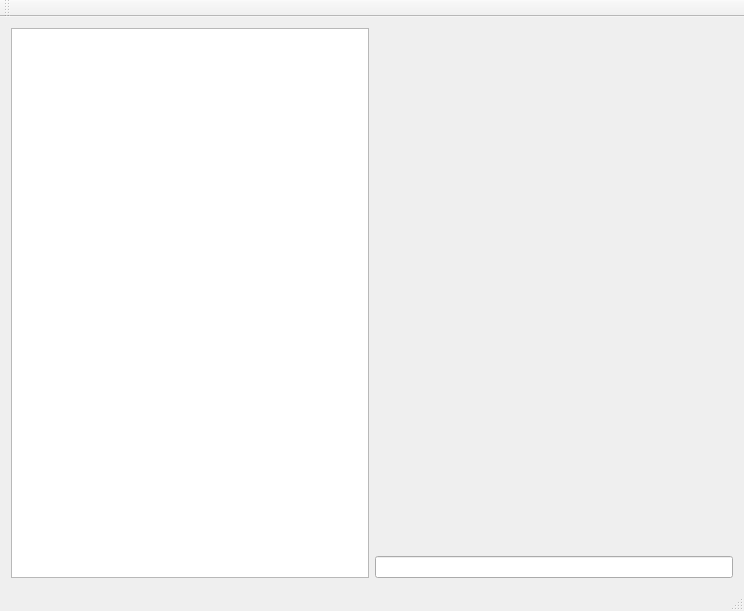
<?xml version="1.0" encoding="UTF-8"?>
<ui version="4.0">
 <class>SOSMasterClass</class>
 <widget class="QMainWindow" name="SOSMasterClass">
  <property name="geometry">
   <rect>
    <x>0</x>
    <y>0</y>
    <width>744</width>
    <height>611</height>
   </rect>
  </property>
  <property name="windowTitle">
   <string>SOSMaster</string>
  </property>
  <widget class="QWidget" name="centralWidget">
   <layout class="QGridLayout" name="gridLayout">
    <item row="0" column="0">
     <layout class="QHBoxLayout" name="horizontalLayout">
      <item>
       <widget class="QGraphicsView" name="graphicsView"/>
      </item>
      <item>
       <layout class="QVBoxLayout" name="verticalLayout">
        <item>
         <widget class="QLabel" name="luaOutput">
          <property name="enabled">
           <bool>true</bool>
          </property>
          <property name="layoutDirection">
           <enum>Qt::LeftToRight</enum>
          </property>
          <property name="text">
           <string/>
          </property>
          <property name="alignment">
           <set>Qt::AlignBottom|Qt::AlignLeading|Qt::AlignLeft</set>
          </property>
          <property name="wordWrap">
           <bool>true</bool>
          </property>
         </widget>
        </item>
        <item>
         <widget class="QLineEdit" name="lineEdit"/>
        </item>
       </layout>
      </item>
     </layout>
    </item>
   </layout>
  </widget>
  <widget class="QMenuBar" name="menuBar">
   <property name="geometry">
    <rect>
     <x>0</x>
     <y>0</y>
     <width>744</width>
     <height>21</height>
    </rect>
   </property>
  </widget>
  <widget class="QToolBar" name="mainToolBar">
   <attribute name="toolBarArea">
    <enum>TopToolBarArea</enum>
   </attribute>
   <attribute name="toolBarBreak">
    <bool>false</bool>
   </attribute>
  </widget>
  <widget class="QStatusBar" name="statusBar"/>
 </widget>
 <layoutdefault spacing="6" margin="11"/>
 <resources>
  <include location="sosmaster.qrc"/>
 </resources>
 <connections/>
</ui>
